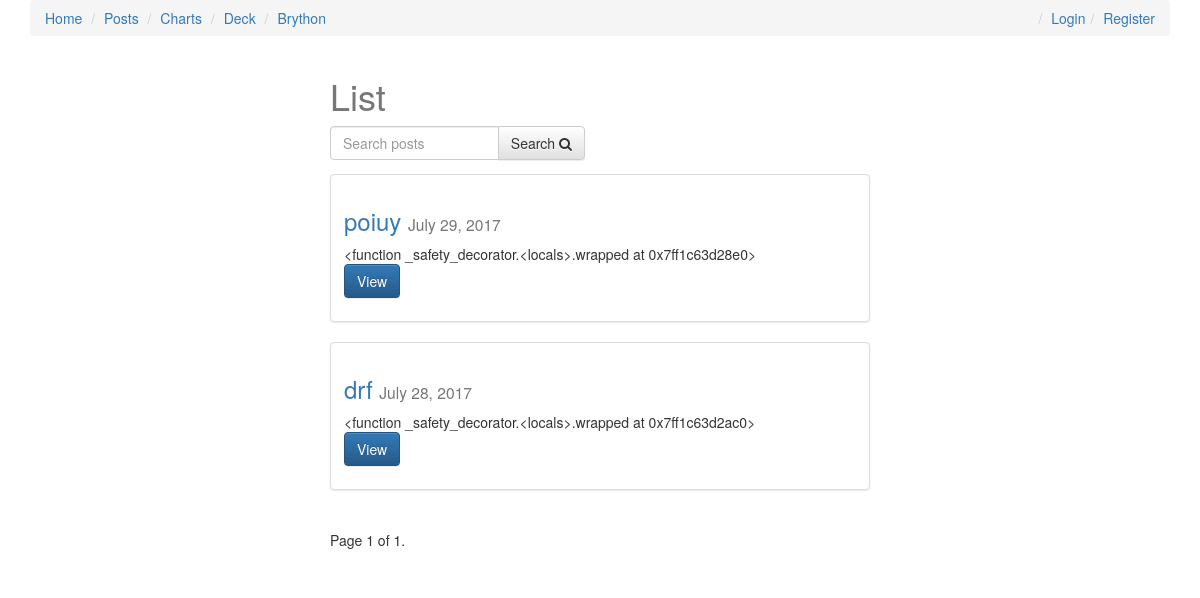
/posts/, run on an earlier commit of the app's database.
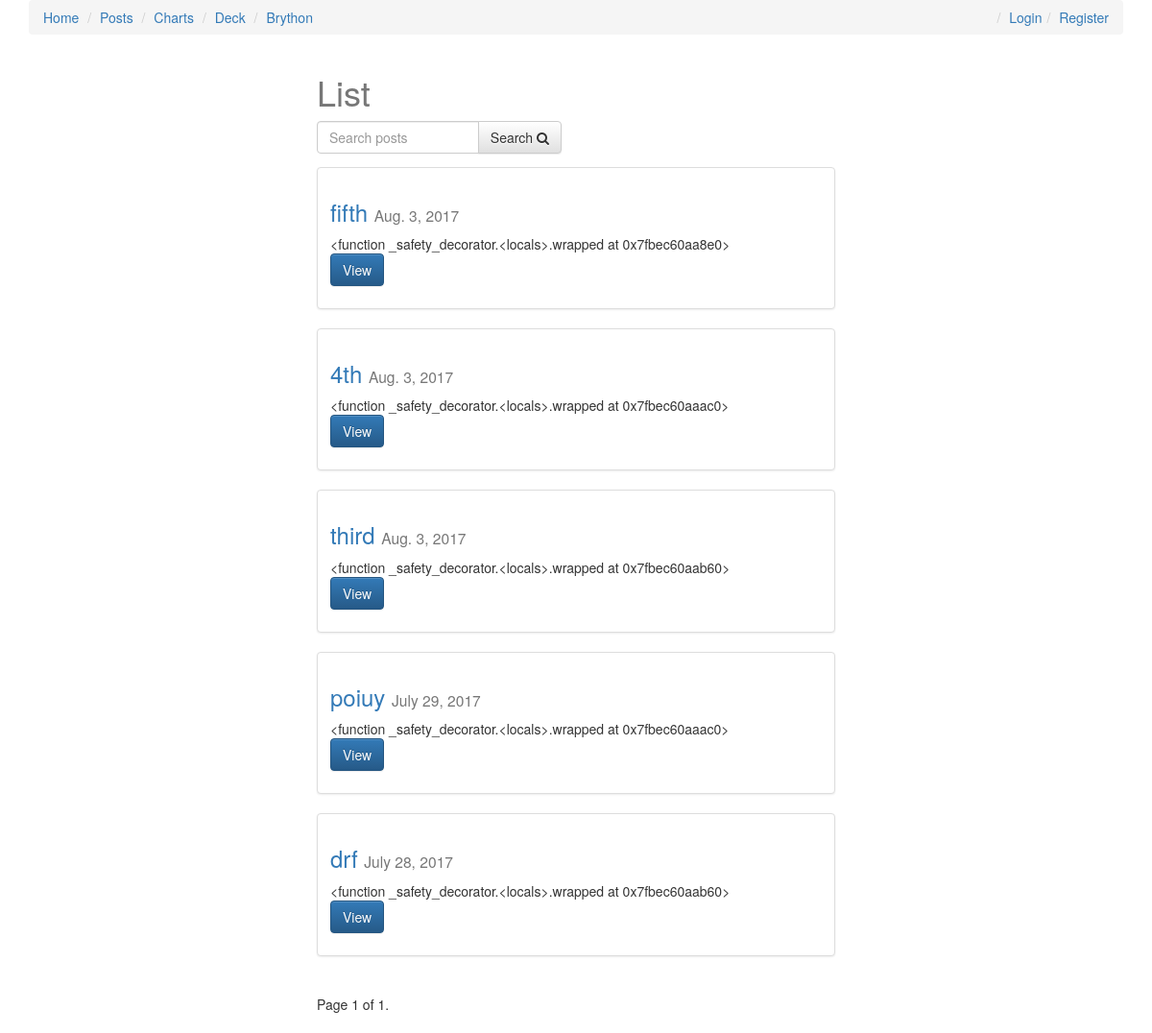
And on a later commit of the database.
### posts/models.py (models this page shows, shortened)
class Post(models.Model):
    user = models.ForeignKey(settings.AUTH_USER_MODEL, default=1, on_delete=models.CASCADE)
    title = models.CharField(max_length=120)
    slug = models.SlugField(unique=True)
    image = models.ImageField(upload_to=upload_location,
            null=True,
            blank=True,
            width_field="width_field",
            height_field="height_field")
    height_field = models.IntegerField(default=0)
    width_field = models.IntegerField(default=0)
    content = models.TextField()
    draft = models.BooleanField(default=False)
    publish = models.DateField(auto_now=False, auto_now_add=False)
    read_time =  models.IntegerField(default=0) # models.TimeField(null=True, blank=True) #assume minutes
    updated = models.DateTimeField(auto_now=True, auto_now_add=False)
    timestamp = models.DateTimeField(auto_now=False, auto_now_add=True)
    objects = PostManager()
    def get_absolute_url(self):
        return reverse("posts:detail", kwargs={"slug": self.slug})
    class Meta:
        ordering = ["-timestamp", "-updated"]
    def get_markdown(self):
        content = self.content
        markdown_text = markdown(content)
        return mark_safe(markdown_text)

### posts/views.py (the view, shortened to what this page needs)
def post_list(request):
	today = timezone.now().date()
	queryset_list = Post.objects.active() #.order_by("-timestamp")
	if request.user.is_staff or request.user.is_superuser:
		queryset_list = Post.objects.all()
	query = request.GET.get("q")
	paginator = Paginator(queryset_list, 8) # Show 25 contacts per page
	page_request_var = "page"
	page = request.GET.get(page_request_var)
	try:
		queryset = paginator.page(page)
	except PageNotAnInteger:
		queryset = paginator.page(1)
	except EmptyPage:
		queryset = paginator.page(paginator.num_pages)
	context = {
		"object_list": queryset,
		"title": "List",
		"page_request_var": page_request_var,
		"today": today,
	}
	return render(request, "post_list.html", context)

### posts/models.py (called while the page is built)
    def active(self, *args, **kwargs):
        return super(PostManager, self).filter(draft=False).filter(publish__lte=timezone.now())

### templates/post_list.html (shortened to what this page needs)
{% extends "base/base.html" %}
{% block content %}
<div class='col-sm-6 col-sm-offset-3'>
    <h1>{{ title }}</h1>
<form method='GET' action='' class='row'>
        <div class='col-sm-6'>
            <div class='input-group'>
                <input class='form-control' type='text' name='q' placeholder='Search posts' value='{{ request.GET.q }}'/>
                <span class='input-group-btn'>
                    <button class='btn btn-default' type='submit'>Search <i class="fa fa-search"></i></button>
                </span>
            </div>
        </div>
</form>
{% for obj in object_list %}
<div class="row">
  <div class="col-sm-12">
    <div class="thumbnail">
      <div class="caption post-detail-item">
        <h3><a href='{{ obj.get_absolute_url }}'>{{ obj.title }}</a> <small>{{ obj.publish }}</small></h3>
        {{ obj.get_markdown|truncatechars_html:120 }}
        <p><a href="{{ obj.get_absolute_url }}" class="btn btn-primary" role="button">View</a></p>
      </div>
    </div>
  </div>
</div>
{% endfor %}
<div class="pagination">
    <span class="step-links">
        <span class="current">
            Page {{ object_list.number }} of {{ object_list.paginator.num_pages }}.
        </span>
    </span>
</div>
</div>
{% endblock content %}

### templates/base/base.html (shortened to what this page needs)
{% load staticfiles %}
<html>
<head>
<link rel="stylesheet" href="https://maxcdn.bootstrapcdn.com/bootstrap/3.3.6/css/bootstrap.min.css">
<link rel="stylesheet" href="https://maxcdn.bootstrapcdn.com/bootstrap/3.3.6/css/bootstrap-theme.min.css">
<link rel='stylesheet' href='https://maxcdn.bootstrapcdn.com/font-awesome/4.5.0/css/font-awesome.min.css' >
<link rel='stylesheet' href='{% static "css/base.css" %}' />
</head>
<body>
<div class='container'>
    <ol class='breadcrumb'>
		<li><a href='{% url "main" %}'>Home</a></li>
        <li><a href='{% url "posts:list" %}'>Posts</a></li>
		<li><a href='{% url "charts:home" %}'>Charts</a></li>
		<li><a href='{% url "charts:deck_slidesOne" %}'>Deck</a></li>
		<li><a href='{% url "charts:brython" %}'>Brython</a></li>
        {% if not request.user.is_authenticated %}
        <li class='pull-right'><a href='{% url "register" %}'>Register</a></li>
        <li class='pull-right'><a href='{% url "login" %}'>Login</a></li>
        {% else %}
        <li class='pull-right'><a href='{% url "logout" %}'>Logout</a></li>
        {% endif %}
    </ol>
{% block content %}{% endblock content %}
</div>
</body>
</html>

### static/css/base.css (style rules this page uses)
h1 { color: #777777; }

What changed in the data, as far as the page shows it:
added Post: title "fifth", publish "Aug. 3, 2017", get_markdown "<function _safety_decorator.<locals>.wrapped at 0x7fbec60aa8e0>"
added Post: title "4th", publish "Aug. 3, 2017", get_markdown "<function _safety_decorator.<locals>.wrapped at 0x7fbec60aaac0>"
added Post: title "third", publish "Aug. 3, 2017", get_markdown "<function _safety_decorator.<locals>.wrapped at 0x7fbec60aab60>"
computed for Post "poiuy": get_markdown "<function _safety_decorator.<locals>.wrapped at 0x7ff1c63d28e0>" → "<function _safety_decorator.<locals>.wrapped at 0x7fbec60aaac0>"
computed for Post "drf": get_markdown "<function _safety_decorator.<locals>.wrapped at 0x7ff1c63d2ac0>" → "<function _safety_decorator.<locals>.wrapped at 0x7fbec60aab60>"
